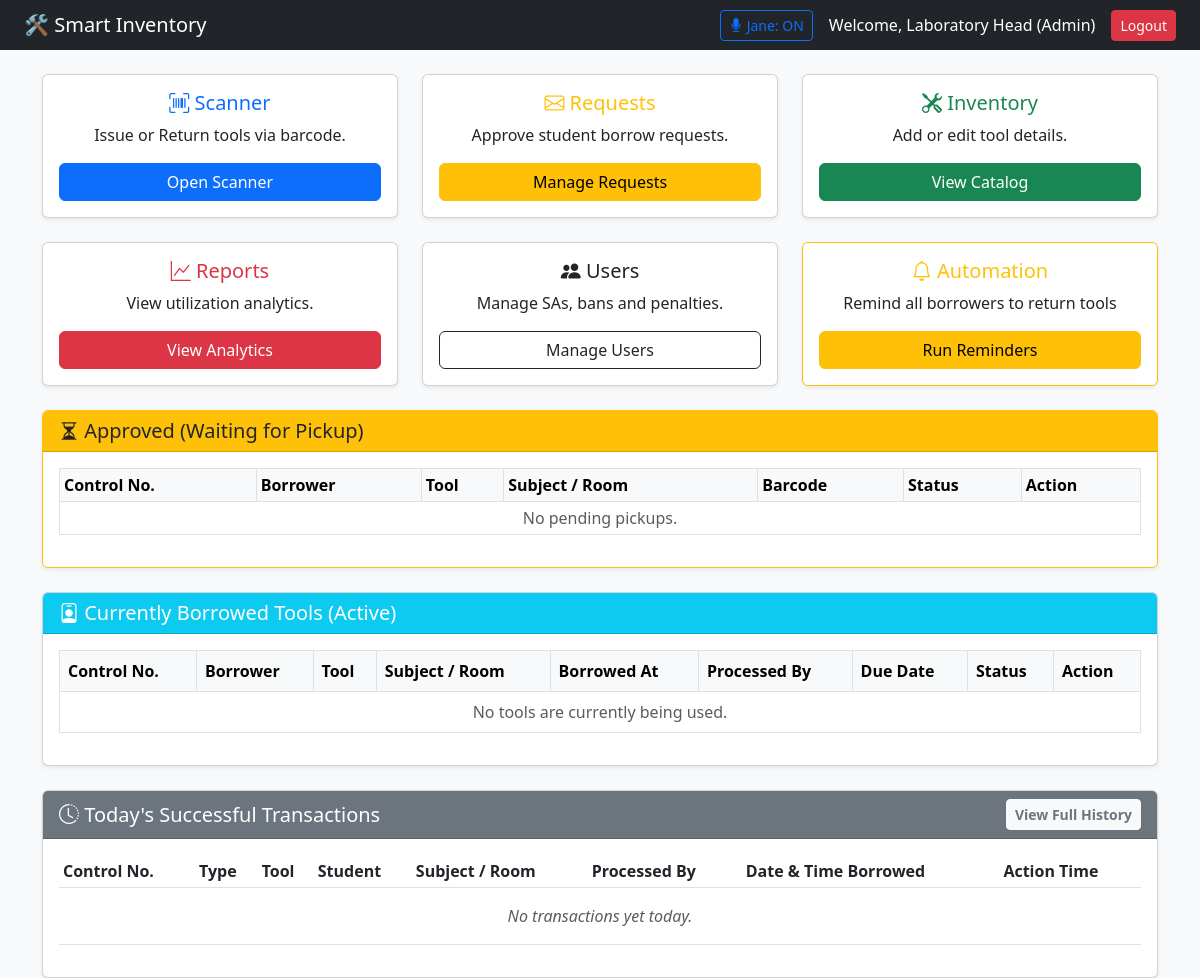
The page /dashboard.php (signed in) on the database as committed earlier.
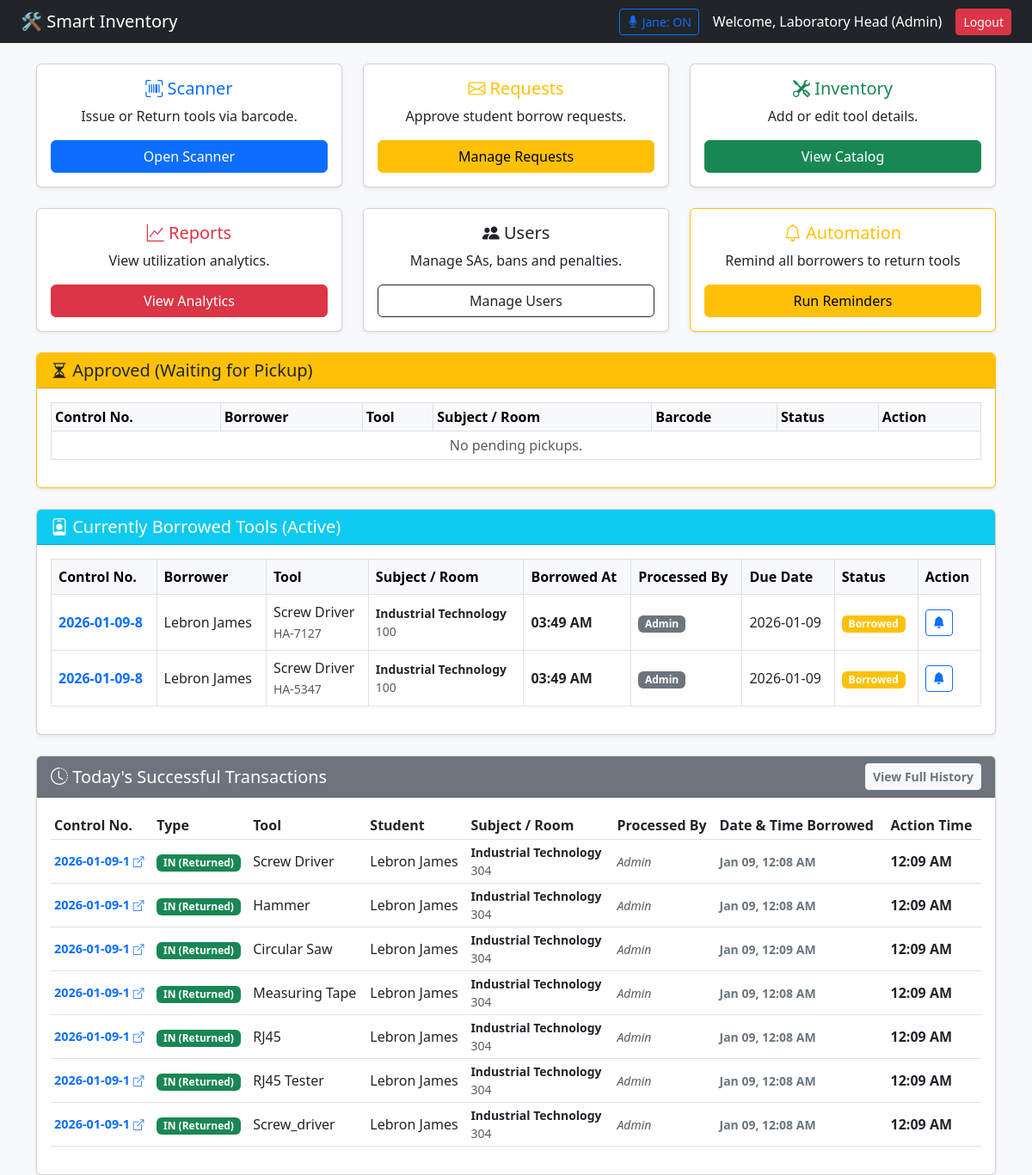
The same page on the database as committed later.
### tables this page shows
CREATE TABLE `transactions` (
  `transaction_id` int(11) NOT NULL,
  `control_no` varchar(50) DEFAULT NULL,
  `user_id` int(11) NOT NULL,
  `tool_id` int(11) NOT NULL,
  `borrow_date` date NOT NULL,
  `return_date` date NOT NULL,
  `actual_return_date` datetime DEFAULT NULL,
  `status` enum('Pending','Approved','Borrowed','Returned','Declined','Cancelled') NOT NULL,
  `processed_by` varchar(100) DEFAULT NULL,
  `subject` varchar(100) DEFAULT NULL,
  `room_no` varchar(50) DEFAULT NULL,
  `date_requested` timestamp NOT NULL DEFAULT current_timestamp(),
  `actual_borrow_date` datetime DEFAULT NULL,
  `feedback` text DEFAULT NULL
);

CREATE TABLE `users` (
  `user_id` int(11) NOT NULL,
  `id_number` varchar(20) NOT NULL,
  `full_name` varchar(100) NOT NULL,
  `course_section` varchar(50) DEFAULT NULL,
  `email` varchar(150) NOT NULL,
  `course` varchar(50) DEFAULT NULL,
  `year_section` varchar(20) DEFAULT NULL,
  `password` varchar(255) NOT NULL,
  `role` enum('student','admin','student_assistant') NOT NULL,
  `account_status` enum('active','restricted','deleted') NOT NULL DEFAULT 'active',
  `penalty_points` int(11) DEFAULT 0,
  `created_at` timestamp NOT NULL DEFAULT current_timestamp(),
  `ban_end_date` datetime DEFAULT NULL,
  `ban_reason` text DEFAULT NULL
);

CREATE TABLE `tools` (
  `tool_id` int(11) NOT NULL,
  `barcode` varchar(50) NOT NULL,
  `tool_name` varchar(100) NOT NULL,
  `category` varchar(50) NOT NULL,
  `status` enum('Available','Borrowed','Maintenance','Lost') DEFAULT 'Available',
  `created_at` timestamp NOT NULL DEFAULT current_timestamp()
);

### dashboard.php (the view, shortened to what the rows shown need)
<?php
include "db_conn.php";
$role = $_SESSION['role'];
?>
<!DOCTYPE html>
<html>
<head>
    <link href="https://cdn.jsdelivr.net/npm/bootstrap@5.3.0/dist/css/bootstrap.min.css" rel="stylesheet">
    <link rel="stylesheet" href="https://cdn.jsdelivr.net/npm/bootstrap-icons@1.10.0/font/bootstrap-icons.css">
    <link rel="stylesheet" href="assets/css/message_request.css">
</head>
<body class="bg-light">
    <div class="container mt-4">
        <?php if ($role == 'admin' || $role == 'student_assistant') { ?>
            <div class="card shadow-sm mb-4 border-warning">
                <div class="card-body">
                    <table class="table table-bordered table-sm align-middle">
                        <thead class="table-light">
                            <tr>
                                <th>Control No.</th>
                                <th>Borrower</th>
                                <th>Tool</th>
                                <th>Subject / Room</th>
                                <th>Barcode</th>
                                <th>Status</th>
                                <th>Action</th>
                            </tr>
                        </thead>
                    </table>
                </div>
            </div>
            <div class="card shadow-sm mb-4">
                <div class="card-body">
                    <div class="table-responsive">
                        <table class="table table-bordered table-hover align-middle">
                            <thead class="table-light">
                                <tr>
                                    <th>Control No.</th>
                                    <th>Borrower</th>
                                    <th>Tool</th>
                                    <th>Subject / Room</th> <th>Borrowed At</th>
                                    <th>Processed By</th>
                                    <th>Due Date</th>
                                    <th>Status</th>
                                    <th>Action</th>
                                </tr>
                            </thead>
                            <tbody>
                                <?php
                                $sql = "SELECT tr.transaction_id, tr.control_no, tr.subject, tr.room_no, u.full_name, t.tool_name, t.barcode,
                                               tr.return_date, tr.status, tr.actual_borrow_date, tr.date_requested, tr.processed_by
                                        FROM transactions tr
                                        JOIN users u ON tr.user_id = u.user_id
                                        JOIN tools t ON tr.tool_id = t.tool_id
                                        WHERE tr.status = 'Borrowed'";
                                $result = mysqli_query($conn, $sql);
                                if ($result && mysqli_num_rows($result) > 0) {
                                    while ($row = mysqli_fetch_assoc($result)) {
                                        $is_overdue = (date('Y-m-d') > $row['return_date']);
                                        $badge = $is_overdue ? 'danger' : 'warning';
                                        $status_text = $is_overdue ? 'Overdue!' : 'Borrowed';
                                        $borrow_time_raw = !empty($row['actual_borrow_date']) ? $row['actual_borrow_date'] : $row['date_requested'];
                                        $borrow_time_display = date('h:i A', strtotime($borrow_time_raw));
                                        $processed_by = !empty($row['processed_by']) ? $row['processed_by'] : 'System';
                                ?>
                                    <tr>
                                        <td class="fw-bold text-primary"><?php echo $row['control_no']; ?></td>
                                        <td><?php echo $row['full_name']; ?></td>
                                        <td>
                                            <?php echo $row['tool_name']; ?>
                                            <br><small class="text-muted"><?php echo $row['barcode']; ?></small>
                                        </td>
                                        <td>
                                            <div class="small fw-bold"><?php echo $row['subject']; ?></div>
                                            <div class="small text-muted"><?php echo $row['room_no']; ?></div>
                                        </td>
                                        <td class="fw-bold"><?php echo $borrow_time_display; ?></td>
                                        <td><span class="badge bg-secondary"><?php echo $processed_by; ?></span></td>
                                        <td><?php echo $row['return_date']; ?></td>
                                        <td><span class="badge bg-<?php echo $badge; ?>"><?php echo $status_text; ?></span></td>
                                        <td>
                                            <a href="send_single_reminder.php?id=<?php echo $row['transaction_id']; ?>"
                                               class="btn btn-outline-primary btn-sm"
                                               title="Send Email Reminder">
                                                <i class="bi bi-bell-fill"></i>
                                            </a>
                                        </td>
                                    </tr>
                                <?php
                                    }
                                } else {
                                    echo "<tr><td colspan='9' class='text-center text-muted'>No tools are currently being used.</td></tr>";
                                }
                                ?>
                            </tbody>
                        </table>
                    </div>
                </div>
            </div>
            <div class="card shadow-sm">
                <div class="card-body">
                    <div class="table-responsive">
                        <table class="table table-sm align-middle">
                            <thead>
                                <tr>
                                    <th>Control No.</th>
                                    <th>Type</th>
                                    <th>Tool</th>
                                    <th>Student</th>
                                    <th>Subject / Room</th> <th>Processed By</th>
                                    <th>Date & Time Borrowed</th>
                                    <th>Action Time</th>
                                </tr>
                            </thead>
                            <tbody>
                                <?php
                                $today = date('Y-m-d');
                                $sql = "SELECT tr.transaction_id, tr.control_no, tr.subject, tr.room_no, tr.processed_by,
                                               tr.status, t.tool_name, u.full_name, tr.actual_return_date, tr.date_requested, tr.actual_borrow_date
                                        FROM transactions tr
                                        JOIN users u ON tr.user_id = u.user_id
                                        JOIN tools t ON tr.tool_id = t.tool_id
                                        WHERE
                                        (
                                            (tr.status = 'Borrowed' AND DATE(tr.date_requested) = '$today')
                                            OR
                                            (tr.status IN ('Returned', 'Cancelled') AND DATE(tr.actual_return_date) = '$today')
                                        )
                                        ORDER BY tr.transaction_id DESC";
                                $result = mysqli_query($conn, $sql);
                                if ($result && mysqli_num_rows($result) > 0) {
                                    while ($row = mysqli_fetch_assoc($result)) {
                                        if ($row['status'] == 'Returned') {
                                            $type = 'IN (Returned)';
                                            $color = 'success';
                                            $action_time = $row['actual_return_date'];
                                        } elseif ($row['status'] == 'Cancelled') {
                                            $type = 'CANCELLED';
                                            $color = 'dark';
                                            $action_time = $row['actual_return_date'];
                                        } else {
                                            $type = 'OUT (Issued)';
                                            $color = 'primary';
                                            $action_time = $row['date_requested'];
                                        }
                                        $display_action = date('h:i A', strtotime($action_time));
                                        $borrow_raw = !empty($row['actual_borrow_date']) ? $row['actual_borrow_date'] : $row['date_requested'];
                                        $display_borrow = date('M d, h:i A', strtotime($borrow_raw));
                                        $processed_by = !empty($row['processed_by']) ? $row['processed_by'] : '-';
                                ?>
                                    <tr>
                                        <td class="fw-bold text-primary" style="font-size: 0.9rem;">
                                            <a href="print_slip.php?control_no=<?php echo $row['control_no']; ?>" target="_blank" class="text-decoration-none">
                                                <?php echo $row['control_no']; ?> <i class="bi bi-box-arrow-up-right small"></i>
                                            </a>
                                        </td>
                                        <td><span class="badge bg-<?php echo $color; ?>"><?php echo $type; ?></span></td>
                                        <td><?php echo $row['tool_name']; ?></td>
                                        <td><?php echo $row['full_name']; ?></td>
                                        <td>
                                            <div class="small fw-bold"><?php echo $row['subject']; ?></div>
                                            <div class="small text-muted"><?php echo $row['room_no']; ?></div>
                                        </td>
                                        <td><small class="text-muted fst-italic"><?php echo $processed_by; ?></small></td>
                                        <td class="text-secondary small fw-bold"><?php echo $display_borrow; ?></td>
                                        <td class="fw-bold"><?php echo $display_action; ?></td>
                                    </tr>
                                <?php
                                    }
                                } else {
                                    echo "<tr><td colspan='8' class='text-center py-3 text-muted fst-italic'>No transactions yet today.</td></tr>";
                                }
                                ?>
                            </tbody>
                        </table>
                    </div>
                </div>
            </div>
        <?php } ?>
    </div>
</body>
</html>

Rows that differ between the two databases and show on the page:
added transactions: control_no "2026-01-09-8", user.full_name "Lebron James", tool.tool_name "Screw Driver", tool.barcode "HA-7127", subject "Industrial Technology", room_no "100", actual_borrow_date "03:49 AM", processed_by "Admin", return_date "2026-01-09", shown under "Currently Borrowed Tools (Active)"
added transactions: control_no "2026-01-09-8", user.full_name "Lebron James", tool.tool_name "Screw Driver", tool.barcode "HA-5347", subject "Industrial Technology", room_no "100", actual_borrow_date "03:49 AM", processed_by "Admin", return_date "2026-01-09", shown under "Currently Borrowed Tools (Active)"
added transactions: control_no "2026-01-09-1", status "IN (Returned)", tool.tool_name "Screw Driver", user.full_name "Lebron James", subject "Industrial Technology", room_no "304", processed_by "Admin", actual_borrow_date "Jan 09, 12:08 AM", actual_return_date "12:09 AM", shown under "Today's Successful Transactions"
added transactions: control_no "2026-01-09-1", status "IN (Returned)", tool.tool_name "Hammer", user.full_name "Lebron James", subject "Industrial Technology", room_no "304", processed_by "Admin", actual_borrow_date "Jan 09, 12:08 AM", actual_return_date "12:09 AM", shown under "Today's Successful Transactions"
added transactions: control_no "2026-01-09-1", status "IN (Returned)", tool.tool_name "Circular Saw", user.full_name "Lebron James", subject "Industrial Technology", room_no "304", processed_by "Admin", actual_borrow_date "Jan 09, 12:09 AM", actual_return_date "12:09 AM", shown under "Today's Successful Transactions"
added transactions: control_no "2026-01-09-1", status "IN (Returned)", tool.tool_name "Measuring Tape", user.full_name "Lebron James", subject "Industrial Technology", room_no "304", processed_by "Admin", actual_borrow_date "Jan 09, 12:08 AM", actual_return_date "12:09 AM", shown under "Today's Successful Transactions"
added transactions: control_no "2026-01-09-1", status "IN (Returned)", tool.tool_name "RJ45", user.full_name "Lebron James", subject "Industrial Technology", room_no "304", processed_by "Admin", actual_borrow_date "Jan 09, 12:08 AM", actual_return_date "12:09 AM", shown under "Today's Successful Transactions"
added transactions: control_no "2026-01-09-1", status "IN (Returned)", tool.tool_name "RJ45 Tester", user.full_name "Lebron James", subject "Industrial Technology", room_no "304", processed_by "Admin", actual_borrow_date "Jan 09, 12:08 AM", actual_return_date "12:09 AM", shown under "Today's Successful Transactions"
added transactions: control_no "2026-01-09-1", status "IN (Returned)", tool.tool_name "Screw_driver", user.full_name "Lebron James", subject "Industrial Technology", room_no "304", processed_by "Admin", actual_borrow_date "Jan 09, 12:08 AM", actual_return_date "12:09 AM", shown under "Today's Successful Transactions"
Other text that changed with them:
text no longer shown: "No tools are currently being used. No transactions yet today."
